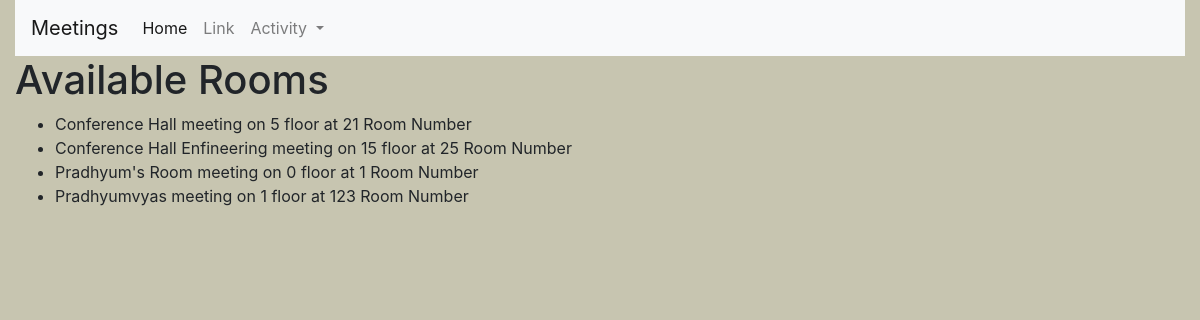
The page /meeting/rooms on the database its author committed.
### meeting/models.py (models this page shows)
class Room(models.Model):
    name = models.CharField(max_length=250)
    floor_number = models.IntegerField()
    room_number = models.IntegerField()
    def __str__(self):
        return f"{self.name} meeting on {self.floor_number} floor at {self.room_number} Room Number"

### meeting/views.py (the view)
# urls.py: path('rooms', rooms, name='rooms'),
def rooms(request):
    return render(request, "meeting/rooms.html", {'room':Room.objects.all(),
                                                  'message': "Created By Pradhyum Vyas",
                                                  'date': (datetime.today().date())})

### meeting/templates/meeting/rooms.html (shortened to what this page needs)
{% extends 'base.html' %}
{% block content %}
<div class="container-fluid pradhyum">
        <h1>Available Rooms</h1>
     <ul>
            {% for rm in room %}
         <li>
                {{rm}}
         </li>
         {% endfor %}
     </ul>
</div>
{% endblock %}

### website/static/website/main.css (style rules this page uses)
body { background-color: rgb(199, 197, 176); }

### rows shown on the page
Room: name+floor_number+room_number "Conference Hall meeting on 5 floor at 21 Room Number"
Room: name+floor_number+room_number "Conference Hall Enfineering meeting on 15 floor at 25 Room Number"
Room: name+floor_number+room_number "Pradhyum's Room meeting on 0 floor at 1 Room Number"
Room: name+floor_number+room_number "Pradhyumvyas meeting on 1 floor at 123 Room Number"
